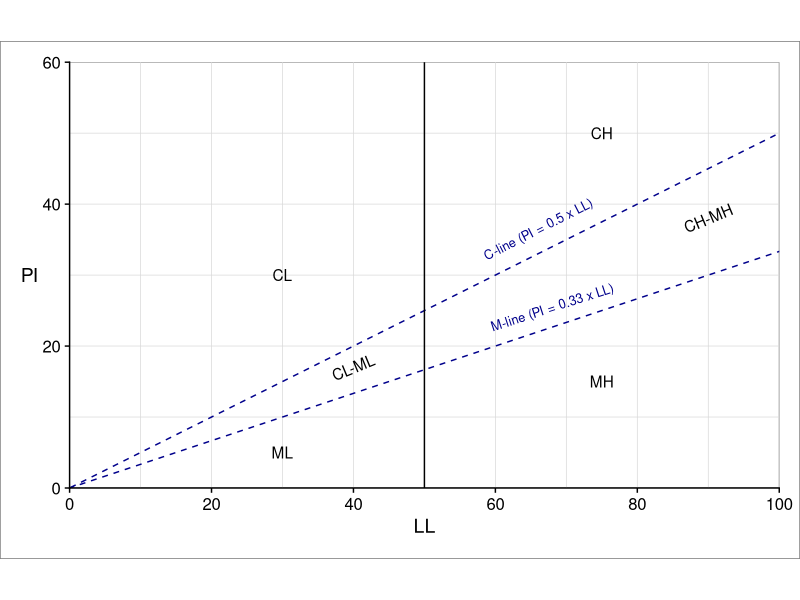

Write R code to recreate this figure.
labels_data <- tibble::tibble(
  soil_type = c("CL", "CH", "CL-ML", 
                "CH-MH", "ML", "MH"),
  LL = c(30, 75, 40, 90, 30, 75),
  PI = c(30, 50, 17, 38, 5, 15 ),
  angle = c(0, 0, 0.6*0.5*(45+30), 0.6*0.5*(45+30), 0, 0))
  
moreno_maroto_chart <- ggplot2::ggplot(data = labels_data, 
                                       mapping = ggplot2::aes(
                                         LL, PI, label = soil_type))+
  ggplot2::geom_text(ggplot2::aes(angle = angle), family = 'sans')+
  ggplot2::scale_x_continuous(limits = c(0,100), 
                              breaks = scales::breaks_width(width = 20, offset = 0),
                              expand = ggplot2::expansion(c(0,0)))+
  ggplot2::scale_y_continuous(limits = c(0, 60), 
                              breaks = scales::breaks_width(width = 20, offset = 0),
                              expand = ggplot2::expansion(c(0,0)))+
  ggplot2::labs(x = "LL", y = "PI") + 
  cowplot::theme_cowplot() +
  cowplot::background_grid(minor = "xy", size.minor = 0.25, size.major = 0.25) + 
  ggplot2::geom_abline(slope = c(1/2, 1/3), linetype= 'dashed', color ='darkblue')+
  ggplot2::geom_vline(xintercept = 50)+
  ggplot2::annotate('text', color = 'darkblue', size = 3.25, 
                    label = 'C-line (PI = 0.5 x LL)', 
                    x= 66, y= 36.5, angle = 0.6*45)+
  ggplot2::annotate('text', color = 'darkblue', size = 3.25, 
                    label = 'M-line (PI = 0.33 x LL)', 
                    x= 68, y= 3.5+66*1/3, angle = 0.6*90*1/3)+
  ggplot2::coord_fixed(ratio = 1)+
  ggplot2::theme(
  panel.background = ggplot2::element_rect(color = 'black', size = 0.25, fill = 'transparent'),
  plot.margin = ggplot2::unit(rep(15, 4), "pt"),
  axis.title.y = ggplot2::element_text(angle = 0,
                                       vjust = 0.5),
  plot.background = ggplot2::element_rect(
    color = "black",
    fill = "transparent",
    size = 0.25)  )
  
